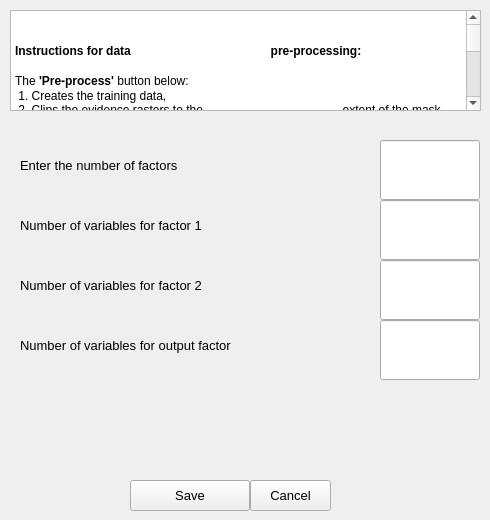
                  <widget class="QWidget" name="identify_factors">
                        <attribute name="title">
                              <string>Identify factors</string>
                        </attribute>

                        <widget class="QTextBrowser" name="textBrowser_2">
                              <property name="geometry">
                                    <rect>
                                          <x>10</x>
                                          <y>10</y>
                                          <width>471</width>
                                          <height>101</height>
                                    </rect>
                              </property>
                              <property name="html">
                                    <string>&lt;!DOCTYPE HTML PUBLIC &quot;-//W3C//DTD HTML 4.0//EN&quot;
                                          &quot;http://www.w3.org/TR/REC-html40/strict.dtd&quot;&gt;
                                          &lt;html&gt;&lt;head&gt;&lt;meta name=&quot;qrichtext&quot;
                                          content=&quot;1&quot; /&gt;&lt;style type=&quot;text/css&quot;&gt;
                                          p, li { white-space: pre-wrap; }
                                          &lt;/style&gt;&lt;/head&gt;&lt;body style=&quot; font-family:'MS Shell Dlg 2';
                                          font-size:10pt; font-weight:400; font-style:normal;&quot;&gt;
                                          &lt;p style=&quot; margin-top:0px; margin-bottom:0px; margin-left:0px;
                                          margin-right:0px; -qt-block-indent:0; text-indent:0px;&quot;&gt;&lt;span
                                          style=&quot; font-size:9pt; font-weight:600;&quot;&gt;Instructions for data
                                          pre-processing:&lt;/span&gt;&lt;/p&gt;
                                          &lt;p style=&quot;-qt-paragraph-type:empty; margin-top:0px; margin-bottom:0px;
                                          margin-left:0px; margin-right:0px; -qt-block-indent:0; text-indent:0px;
                                          font-size:9pt;&quot;&gt;&lt;br /&gt;&lt;/p&gt;
                                          &lt;p style=&quot; margin-top:0px; margin-bottom:0px; margin-left:0px;
                                          margin-right:0px; -qt-block-indent:0; text-indent:0px;&quot;&gt;&lt;span
                                          style=&quot; font-size:9pt;&quot;&gt;The &lt;/span&gt;&lt;span style=&quot;
                                          font-size:9pt; font-weight:600;&quot;&gt;'Pre-process'&lt;/span&gt;&lt;span
                                          style=&quot; font-size:9pt;&quot;&gt; button below:&lt;/span&gt;&lt;/p&gt;
                                          &lt;p style=&quot; margin-top:0px; margin-bottom:0px; margin-left:0px;
                                          margin-right:0px; -qt-block-indent:0; text-indent:0px;&quot;&gt;&lt;span
                                          style=&quot; font-size:9pt;&quot;&gt; 1. Creates the training data,
                                          &lt;/span&gt;&lt;/p&gt;
                                          &lt;p style=&quot; margin-top:0px; margin-bottom:0px; margin-left:0px;
                                          margin-right:0px; -qt-block-indent:0; text-indent:0px;&quot;&gt;&lt;span
                                          style=&quot; font-size:9pt;&quot;&gt; 2. Clips the evidence rasters to the
                                          extent of the mask layer, and &lt;/span&gt;&lt;/p&gt;
                                          &lt;p style=&quot; margin-top:0px; margin-bottom:0px; margin-left:0px;
                                          margin-right:0px; -qt-block-indent:0; text-indent:0px;&quot;&gt;&lt;span
                                          style=&quot; font-size:9pt;&quot;&gt; 3. Resamples the evidence rasters to the
                                          unit area of each training point.&lt;/span&gt;&lt;/p&gt;
                                          &lt;p style=&quot;-qt-paragraph-type:empty; margin-top:0px; margin-bottom:0px;
                                          margin-left:0px; margin-right:0px; -qt-block-indent:0; text-indent:0px;
                                          font-size:9pt;&quot;&gt;&lt;br /&gt;&lt;/p&gt;
                                          &lt;p style=&quot; margin-top:0px; margin-bottom:0px; margin-left:0px;
                                          margin-right:0px; -qt-block-indent:0; text-indent:0px;&quot;&gt;&lt;span
                                          style=&quot; font-size:9pt; font-weight:600;&quot;&gt;Accepted data
                                          formats:&lt;/span&gt;&lt;/p&gt;
                                          &lt;p style=&quot; margin-top:0px; margin-bottom:0px; margin-left:0px;
                                          margin-right:0px; -qt-block-indent:0; text-indent:0px;&quot;&gt;&lt;span
                                          style=&quot; font-size:9pt;&quot;&gt;Evidence Raster: GeoTIFFf
                                          (.tif)&lt;/span&gt;&lt;/p&gt;
                                          &lt;p style=&quot; margin-top:0px; margin-bottom:0px; margin-left:0px;
                                          margin-right:0px; -qt-block-indent:0; text-indent:0px;&quot;&gt;&lt;span
                                          style=&quot; font-size:9pt;&quot;&gt;Extent Mask Layer: Shapefile
                                          (.shp)&lt;/span&gt;&lt;/p&gt;
                                          &lt;p style=&quot; margin-top:0px; margin-bottom:0px; margin-left:0px;
                                          margin-right:0px; -qt-block-indent:0; text-indent:0px;&quot;&gt;&lt;span
                                          style=&quot; font-size:9pt;&quot;&gt;Training Sites: Shapefile
                                          (.shp)&lt;/span&gt;&lt;/p&gt;
                                          &lt;p style=&quot;-qt-paragraph-type:empty; margin-top:0px; margin-bottom:0px;
                                          margin-left:0px; margin-right:0px; -qt-block-indent:0;
                                          text-indent:0px;&quot;&gt;&lt;br /&gt;&lt;/p&gt;
                                          &lt;p style=&quot; margin-top:0px; margin-bottom:0px; margin-left:0px;
                                          margin-right:0px; -qt-block-indent:0; text-indent:0px;&quot;&gt;&lt;span
                                          style=&quot; font-size:9pt;&quot;&gt;The &lt;/span&gt;&lt;span style=&quot;
                                          font-size:9pt; font-weight:600;&quot;&gt;'Extent Mask Layer'
                                          &lt;/span&gt;&lt;span style=&quot; font-size:9pt;&quot;&gt;defines the extent
                                          of the study area.&lt;/span&gt;&lt;/p&gt;
                                          &lt;p style=&quot;-qt-paragraph-type:empty; margin-top:0px; margin-bottom:0px;
                                          margin-left:0px; margin-right:0px; -qt-block-indent:0; text-indent:0px;
                                          font-weight:600; color:#aa0000;&quot;&gt;&lt;br /&gt;&lt;/p&gt;
                                          &lt;p style=&quot; margin-top:0px; margin-bottom:0px; margin-left:0px;
                                          margin-right:0px; -qt-block-indent:0; text-indent:0px;&quot;&gt;&lt;span
                                          style=&quot; font-weight:600; color:#aa0000;&quot;&gt;The input 'Training
                                          Sites' layer should have a field called 'Dep_ID' with value '1' for each
                                          training point.&lt;/span&gt;&lt;/p&gt;
                                          &lt;p style=&quot;-qt-paragraph-type:empty; margin-top:0px; margin-bottom:0px;
                                          margin-left:0px; margin-right:0px; -qt-block-indent:0; text-indent:0px;
                                          color:#aa0000;&quot;&gt;&lt;br /&gt;&lt;/p&gt;
                                          &lt;p style=&quot; margin-top:0px; margin-bottom:0px; margin-left:0px;
                                          margin-right:0px; -qt-block-indent:0; text-indent:0px;&quot;&gt;The input
                                          evidence rasters should have the same projected coordinate system. &lt;/p&gt;
                                          &lt;p style=&quot;-qt-paragraph-type:empty; margin-top:0px; margin-bottom:0px;
                                          margin-left:0px; margin-right:0px; -qt-block-indent:0;
                                          text-indent:0px;&quot;&gt;&lt;br /&gt;&lt;/p&gt;
                                          &lt;p style=&quot; margin-top:0px; margin-bottom:0px; margin-left:0px;
                                          margin-right:0px; -qt-block-indent:0; text-indent:0px;&quot;&gt;There should
                                          not be any missing or no-data values in the evidence rasters.&lt;/p&gt;
                                          &lt;p style=&quot;-qt-paragraph-type:empty; margin-top:0px; margin-bottom:0px;
                                          margin-left:0px; margin-right:0px; -qt-block-indent:0;
                                          text-indent:0px;&quot;&gt;&lt;br /&gt;&lt;/p&gt;
                                          &lt;p style=&quot; margin-top:0px; margin-bottom:0px; margin-left:0px;
                                          margin-right:0px; -qt-block-indent:0; text-indent:0px;&quot;&gt;The input
                                          eveidence raster could be a &lt;span style=&quot;
                                          font-weight:600;&quot;&gt;categorical dataset or multiclass numerical
                                          dataset.&lt;/span&gt; However if the input evidence raster is continuous
                                          numerical dataset, then the data will still be pre-processed, but it will not
                                          be a valid input for the subsequent 'Calculate Weights' tool.&lt;/p&gt;
                                          &lt;p style=&quot;-qt-paragraph-type:empty; margin-top:0px; margin-bottom:0px;
                                          margin-left:0px; margin-right:0px; -qt-block-indent:0;
                                          text-indent:0px;&quot;&gt;&lt;br /&gt;&lt;/p&gt;
                                          &lt;p style=&quot; margin-top:0px; margin-bottom:0px; margin-left:0px;
                                          margin-right:0px; -qt-block-indent:0; text-indent:0px;&quot;&gt;&lt;span
                                          style=&quot; font-size:9pt;&quot;&gt;All temporary files get stored in the
                                          &lt;/span&gt;&lt;span style=&quot; font-size:9pt;
                                          font-weight:600;&quot;&gt;'Enter the number of factors' &lt;/span&gt;&lt;span
                                          style=&quot; font-size:9pt;&quot;&gt;directory.&lt;/span&gt;&lt;/p&gt;
                                          &lt;p style=&quot;-qt-paragraph-type:empty; margin-top:0px; margin-bottom:0px;
                                          margin-left:0px; margin-right:0px; -qt-block-indent:0; text-indent:0px;
                                          font-size:9pt;&quot;&gt;&lt;br /&gt;&lt;/p&gt;
                                          &lt;p style=&quot; margin-top:0px; margin-bottom:0px; margin-left:0px;
                                          margin-right:0px; -qt-block-indent:0; text-indent:0px;&quot;&gt;&lt;span
                                          style=&quot; font-size:9pt;&quot;&gt;All relevant processed data files get
                                          stored in the&lt;/span&gt;&lt;span style=&quot; font-size:9pt;
                                          font-weight:600;&quot;&gt; 'Current Workspace'&lt;/span&gt;&lt;span
                                          style=&quot; font-size:9pt;&quot;&gt; directory.&lt;/span&gt;&lt;/p&gt;
                                          &lt;p style=&quot;-qt-paragraph-type:empty; margin-top:0px; margin-bottom:0px;
                                          margin-left:0px; margin-right:0px; -qt-block-indent:0; text-indent:0px;
                                          font-size:9pt;&quot;&gt;&lt;br /&gt;&lt;/p&gt;
                                          &lt;p style=&quot; margin-top:0px; margin-bottom:0px; margin-left:0px;
                                          margin-right:0px; -qt-block-indent:0; text-indent:0px;&quot;&gt;&lt;span
                                          style=&quot; font-size:9pt;&quot;&gt;The processed evidence rasters are also
                                          loaded to the map project. Use these files for calculation of wieghts in the
                                          &lt;/span&gt;&lt;span style=&quot; font-size:9pt;
                                          font-weight:600;&quot;&gt;'Calculate Weights'&lt;/span&gt;&lt;span
                                          style=&quot; font-size:9pt;&quot;&gt; tab.&lt;/span&gt;&lt;/p&gt;
                                          &lt;p style=&quot;-qt-paragraph-type:empty; margin-top:0px; margin-bottom:0px;
                                          margin-left:0px; margin-right:0px; -qt-block-indent:0; text-indent:0px;
                                          font-size:9pt;&quot;&gt;&lt;br /&gt;&lt;/p&gt;&lt;/body&gt;&lt;/html&gt;
                                    </string>
                              </property>
                        </widget>
                        <widget class="QPushButton" name="pb_pre_proc">
                              <property name="geometry">
                                    <rect>
                                          <x>130</x>
                                          <y>480</y>
                                          <width>120</width>
                                          <height>31</height>
                                    </rect>
                              </property>
                              <property name="font">
                                    <font>
                                          <pointsize>10</pointsize>
                                    </font>
                              </property>
                              <property name="text">
                                    <string>Save</string>
                              </property>
                        </widget>
                        <widget class="QPushButton" name="pb_pre_proc_cancel">
                              <property name="geometry">
                                    <rect>
                                          <x>250</x>
                                          <y>480</y>
                                          <width>81</width>
                                          <height>31</height>
                                    </rect>
                              </property>
                              <property name="font">
                                    <font>
                                          <pointsize>10</pointsize>
                                    </font>
                              </property>
                              <property name="text">
                                    <string>Cancel</string>
                              </property>
                        </widget>
                        <widget class="QLabel" name="lb_no_facs">
                              <property name="geometry">
                                    <rect>
                                          <x>20</x>
                                          <y>140</y>
                                          <width>301</width>
                                          <height>50</height>
                                    </rect>
                              </property>
                              <property name="font">
                                    <font>
                                          <pointsize>10</pointsize>
                                    </font>
                              </property>
                              <property name="text">
                                    <string>Enter the number of factors</string>
                              </property>
                        </widget>
                        <widget class="QLineEdit" name="no_facs">
                              <property name="geometry">
                                    <rect>
                                          <x>380</x>
                                          <y>140</y>
                                          <width>100</width>
                                          <height>60</height>
                                    </rect>
                              </property>
                        </widget>
                        <widget class="QLabel" name="lb_no_vars_fac1">
                              <property name="geometry">
                                    <rect>
                                          <x>20</x>
                                          <y>200</y>
                                          <width>301</width>
                                          <height>50</height>
                                    </rect>
                              </property>
                              <property name="font">
                                    <font>
                                          <pointsize>10</pointsize>
                                    </font>
                              </property>
                              <property name="text">
                                    <string>Number of variables for factor 1</string>
                              </property>
                        </widget>
                        <widget class="QLineEdit" name="no_vars_fac1">
                              <property name="geometry">
                                    <rect>
                                          <x>380</x>
                                          <y>200</y>
                                          <width>100</width>
                                          <height>60</height>
                                    </rect>
                              </property>
                        </widget>
                        <widget class="QLabel" name="lb_no_vars_fac2">
                              <property name="geometry">
                                    <rect>
                                          <x>20</x>
                                          <y>260</y>
                                          <width>301</width>
                                          <height>50</height>
                                    </rect>
                              </property>
                              <property name="font">
                                    <font>
                                          <pointsize>10</pointsize>
                                    </font>
                              </property>
                              <property name="text">
                                    <string>Number of variables for factor 2</string>
                              </property>
                        </widget>
                        <widget class="QLineEdit" name="no_vars_fac2">
                              <property name="geometry">
                                    <rect>
                                          <x>380</x>
                                          <y>260</y>
                                          <width>100</width>
                                          <height>60</height>
                                    </rect>
                              </property>
                        </widget>
                        <widget class="QLabel" name="lb_no_vars_outputfac">
                              <property name="geometry">
                                    <rect>
                                          <x>20</x>
                                          <y>320</y>
                                          <width>301</width>
                                          <height>50</height>
                                    </rect>
                              </property>
                              <property name="font">
                                    <font>
                                          <pointsize>10</pointsize>
                                    </font>
                              </property>
                              <property name="text">
                                    <string>Number of variables for output factor</string>
                              </property>
                        </widget>
                        <widget class="QLineEdit" name="no_vars_outputfac">
                              <property name="geometry">
                                    <rect>
                                          <x>380</x>
                                          <y>320</y>
                                          <width>100</width>
                                          <height>60</height>
                                    </rect>
                              </property>
                        </widget>


                  </widget>
